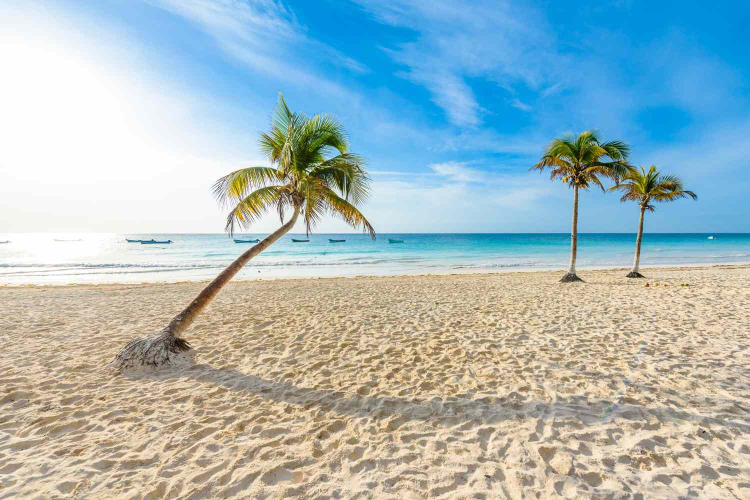
#> input picture DATA/Images/beachlandscape.jpg, 1500 x 1000 px, found by its file name (shown at 1/2 size); its folder holds 4 pictures in this run
$ jupyter execute --allow-errors SSIManalysis.ipynb   (shell and % lines are left out)
#> lines starting #> are read from the running program, lines starting #| are printed output that depends on the picture
<a href="https://colab.research.google.com/github/kaylangu/DS4002-Project3/blob/main/SCRIPTS/SSIManalysis.ipynb" target="_parent"></a>

[cell 1]
#SSIM analysis

[cell 2]
import os
import cv2
import numpy as np
from skimage.metrics import structural_similarity as ssim
import matplotlib.pyplot as plt
import pandas as pd

[cell 3]
base_folder = './DS4002-Project3/DATA/Images'
output_folder = './DS4002-Project3/OUTPUT'

results = []

base_images = [f for f in os.listdir(base_folder) if f.endswith(('.jpg', '.jpeg', '.png'))]

for base_image in base_images:
    base_image_path = os.path.join(base_folder, base_image)
    original_image = cv2.imread(base_image_path, cv2.IMREAD_GRAYSCALE)
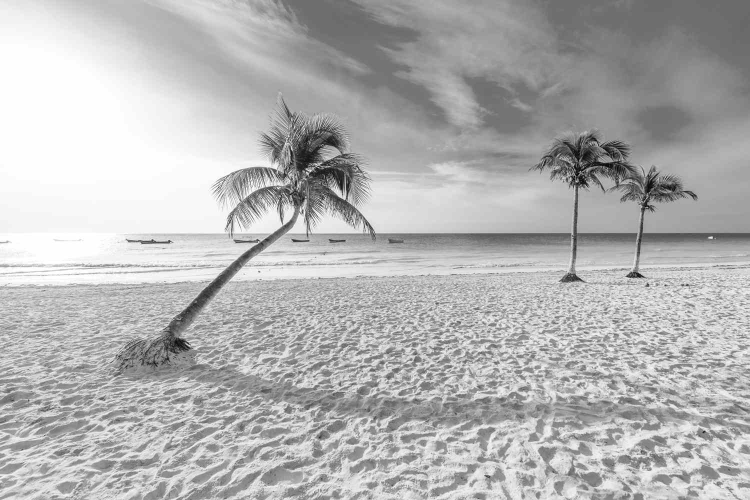
#> original_image: shape (1000, 1500) (shown at 1/2 size); min 0, max 255, mean 179.3

    if original_image is None:
        print(f"Error: Could not load the base image {base_image}. Skipping.")
        continue

    # remove file type extension
    base_name = os.path.splitext(base_image)[0]

    # in form ./OUTPUT/base_name
    stylized_folder = os.path.join(output_folder, base_name)

    if not os.path.exists(stylized_folder):
        print(f"No stylized folder found for {base_name}. Skipping.")
        continue

    stylized_images = [f for f in os.listdir(stylized_folder) if f.startswith(base_name) and f.endswith(('.jpg', '.jpeg', '.png'))]

    # compares each image
    for stylized_image in stylized_images:
        stylized_image_path = os.path.join(stylized_folder, stylized_image)
        styled_image = cv2.imread(stylized_image_path, cv2.IMREAD_GRAYSCALE)

        if styled_image is None:
            print(f"Error: Could not load the stylized image {stylized_image}. Skipping.")
            continue

        # resize to be the same image dimensions
        if original_image.shape != styled_image.shape:
            styled_image = cv2.resize(styled_image, (original_image.shape[1], original_image.shape[0]))

        # compute SSIM
        ssim_value, _ = ssim(original_image, styled_image, full=True)

        # grab style name from stylized image name
        style_name = stylized_image.replace(base_name, '').strip('_').split('.')[0]

        results.append({
            "Base Image": base_image,
            "Style": style_name,
            "SSIM": ssim_value
        })
#> pass 2 of the loop `for base_image in base_images:`:
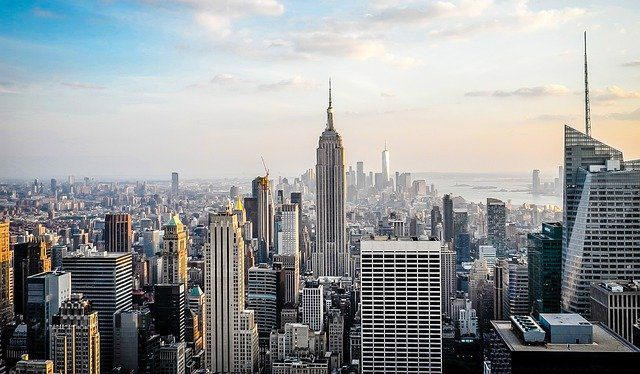
#> input picture DATA/Images/citylandscape.jpg, 640 x 374 px, found by its file name
#> `original_image = cv2.imread(base_image_path, cv2.IMREAD_GRAYSCALE)`:
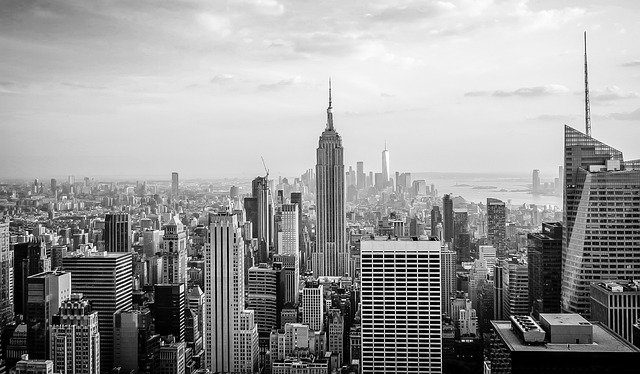
#> original_image: shape (374, 640); min 0, max 255, mean 151.9

df = pd.DataFrame(results)

# compute the average SSIM for each style
#> (the rest of this cell did not finish here and is left out)
